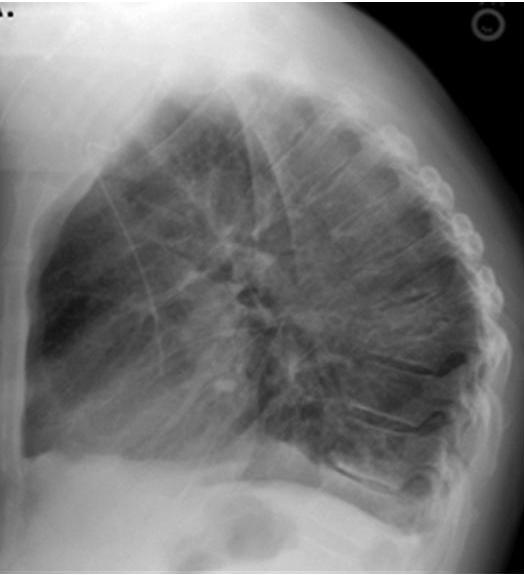
%> input picture rx_2.jpg, 524 x 575 px
$ octave clase_5_ajuste_gamma.m   (GNU Octave 9; MATLAB toolbox functions it lacks are replaced by stand-ins)
%> lines starting %> are read from the running program, lines starting %| are printed output that depends on the picture
clear all
close all
clc

% lectura de imagen
img = imread("rx_2.jpg");
%> img is the input picture: size 575x524x3 uint8; min 0, max 255, mean 118.5

%Visualizar imagen
figure(1)
%imshow(img)

%% Ajuste gamma

img = double(img); %conversión a double
%> img: size 575x524x3 double
gamma = 1.3;  %Valor de gamma para el ajuste

%funcion de ajuste gamma
img_gamma = 255.*((img./255).^(1/gamma));
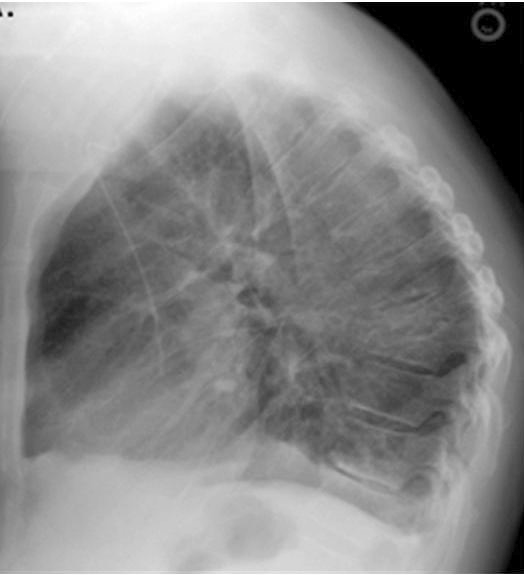
%> img_gamma: size 575x524x3 double; min 0, max 255, mean 137.7

%% Reconversión de formato

img = uint8(img); %Conversión a entero de 8 bits
img_gamma = uint8(img_gamma); %Conversión a entero de 8 bits
%> img_gamma: size 575x524x3 uint8

figure(1)
imshow([img; img_gamma])
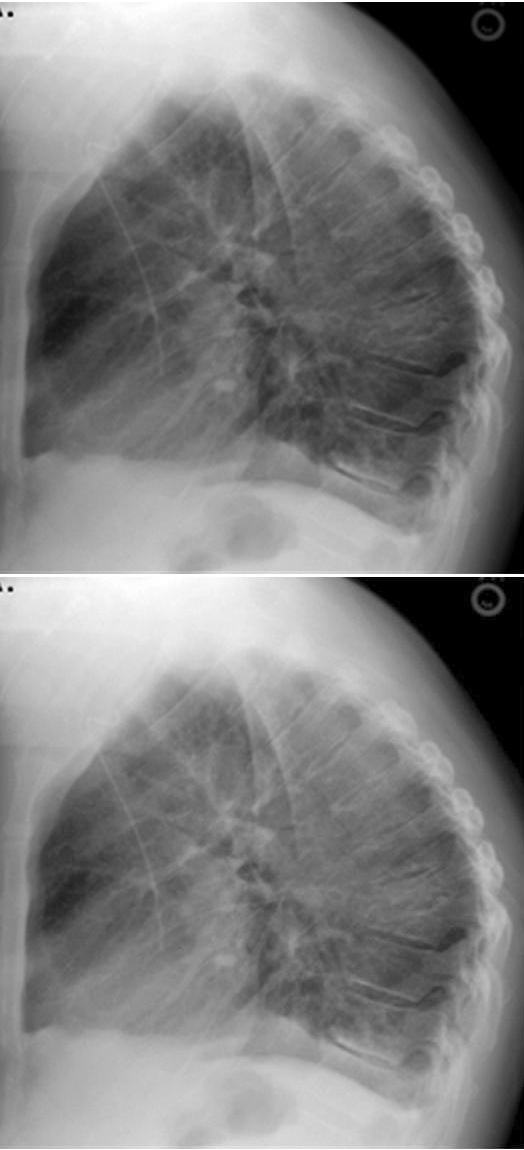
%> displayed picture: size 1150x524x3, on the screen's scale of 0 to 255; min 0, max 255, mean 128.1

%% negativo de la imagen  (Opcional para rx)
% img_neg = 255 - img_gamma;
% figure(2)
% imshow(img_neg)

$ run again, with rx_1.jpg copied over rx_2.jpg
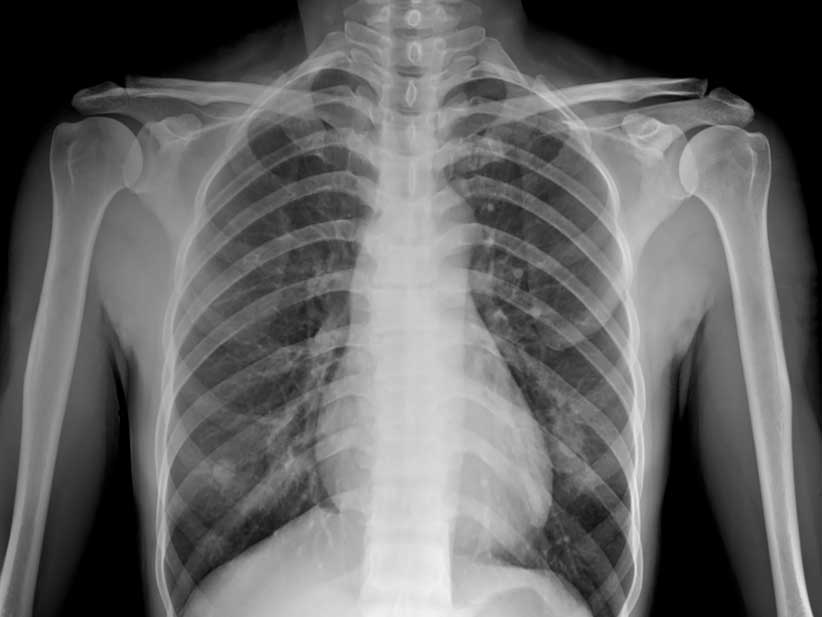
%> input picture rx_1.jpg, 822 x 617 px
%> img is the input picture: size 617x822x3 uint8; min 0, max 242, mean 101.3
%> img: size 617x822x3 double
%> `img_gamma = 255.*((img./255).^(1/gamma));`:
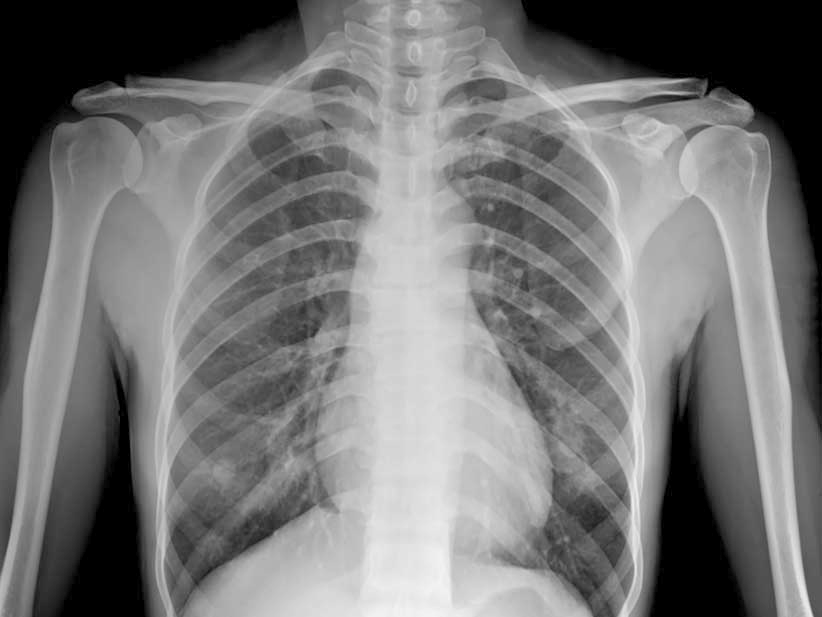
%> img_gamma: size 617x822x3 double; min 0, max 244.9, mean 118.9
%> `imshow([img; img_gamma])`:
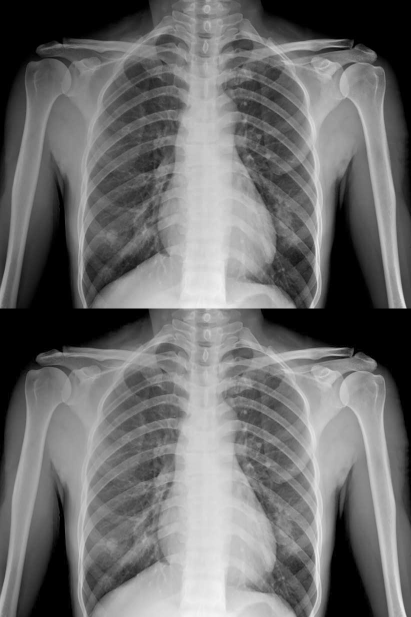
%> displayed picture: size 1234x822x3, on the screen's scale of 0 to 255 (shown at 1/2 size); min 0, max 245, mean 110.1

$ run again, with rx_4.jpg copied over rx_2.jpg
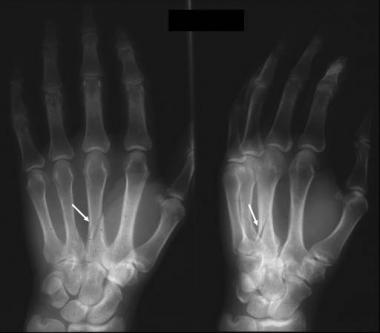
%> input picture rx_4.jpg, 380 x 333 px
%> img is the input picture: size 333x380x3 uint8; min 0, max 255, mean 54.1
%> img: size 333x380x3 double
%> `img_gamma = 255.*((img./255).^(1/gamma));`:
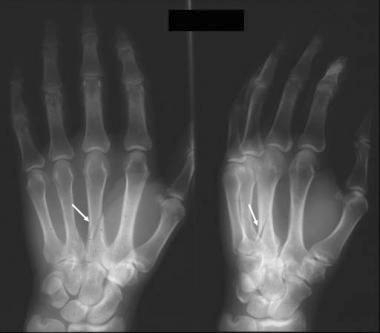
%> img_gamma: size 333x380x3 double; min 0, max 255, mean 73.4
%> `imshow([img; img_gamma])`:
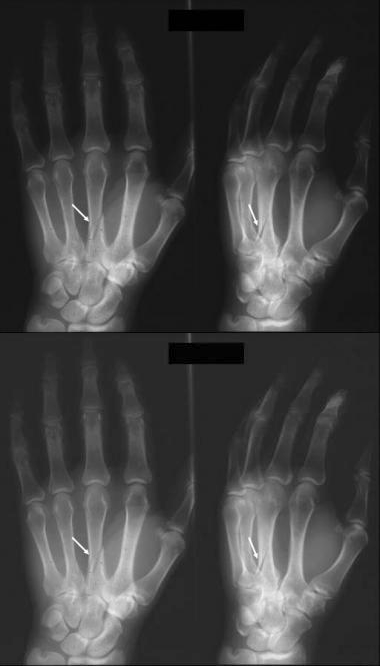
%> displayed picture: size 666x380x3, on the screen's scale of 0 to 255; min 0, max 255, mean 63.7
